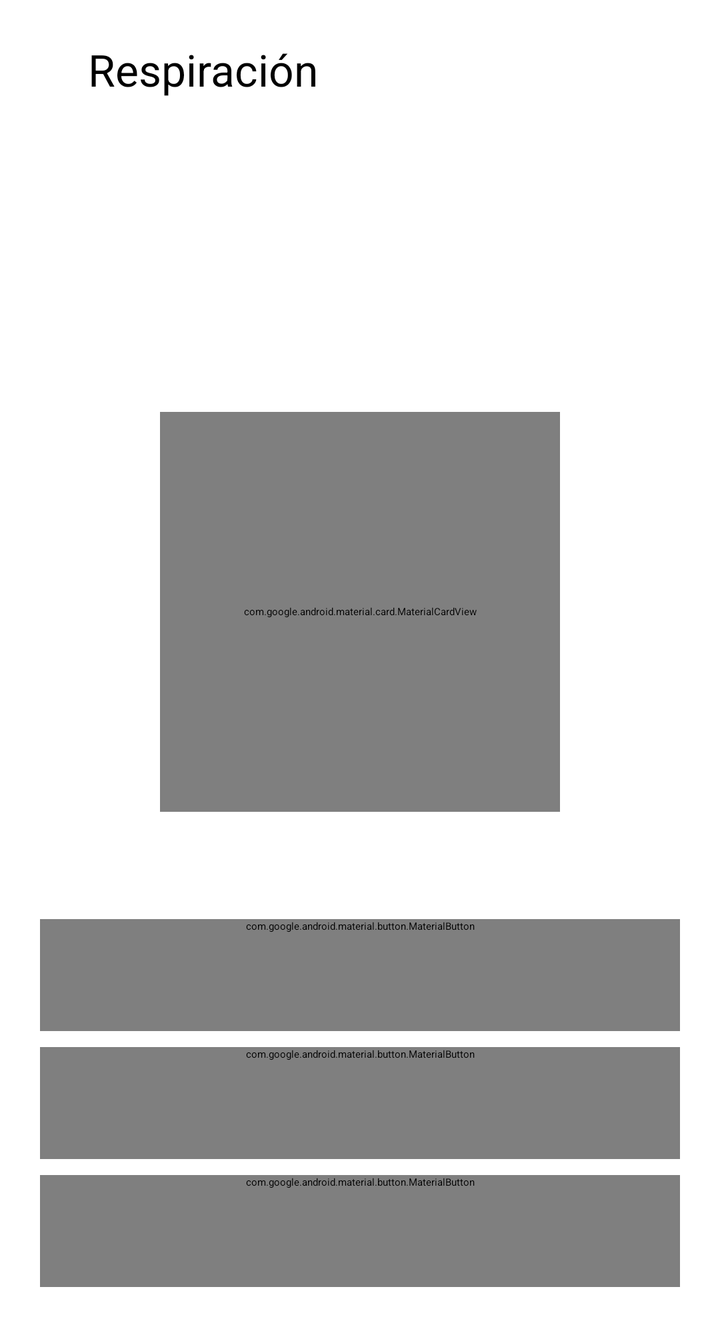
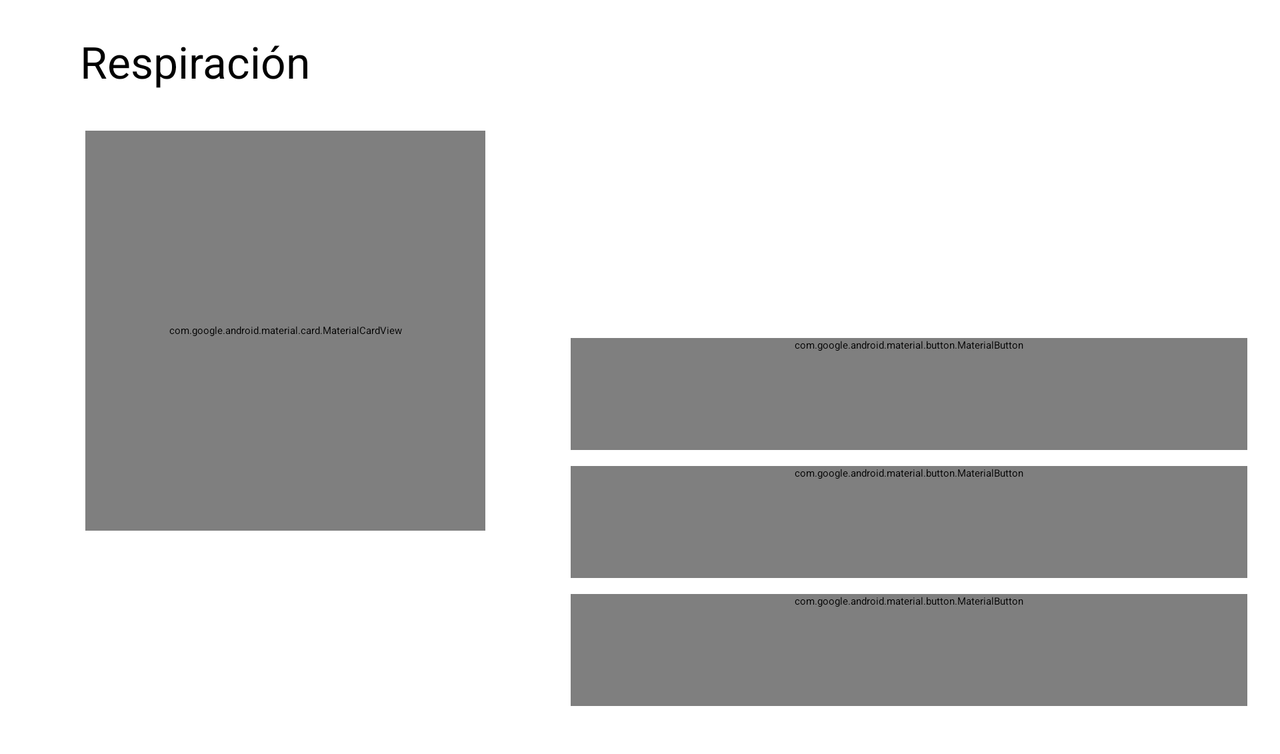

An Android layout and its configuration variant, each rendered on a device that would load it. The default file and the variant file are quoted in full after the pictures.
<!-- AndroidManifest.xml: application theme Theme.Tanken -->
<!-- res/layout/activity_breathing.xml -->
<?xml version='1.0' encoding='utf-8'?>
<androidx.core.widget.NestedScrollView
    xmlns:android="http://schemas.android.com/apk/res/android"
    xmlns:app="http://schemas.android.com/apk/res-auto"
    android:id="@+id/root"
    android:layout_width="match_parent"
    android:layout_height="match_parent"
    android:fillViewport="true">
    <LinearLayout
        android:layout_width="match_parent"
        android:layout_height="wrap_content"
        android:orientation="vertical"
        android:padding="20dp">
        <com.google.android.material.appbar.MaterialToolbar
            android:id="@+id/toolbar"
            android:layout_width="match_parent"
            android:layout_height="wrap_content"
            app:title="@string/breathing_title"
            app:titleTextAppearance="@style/Tanken.Section"
            app:navigationIcon="@drawable/ic_back"
            app:navigationIconTint="?attr/colorOnSurface"
            app:navigationContentDescription="@string/back" />
        <com.google.android.material.textview.MaterialTextView
            android:id="@+id/intro"
            android:layout_width="match_parent"
            android:layout_height="wrap_content"
            android:text="@string/breathing_intro"
            android:textAppearance="@style/Tanken.Body"
            android:layout_marginBottom="12dp" />
        <com.google.android.material.textview.MaterialTextView
            android:id="@+id/phase"
            android:layout_width="match_parent"
            android:layout_height="wrap_content"
            android:text="@string/breathing_ready"
            android:textAppearance="@style/Tanken.Title"
            android:layout_marginBottom="12dp" />
        <FrameLayout
            android:layout_width="match_parent"
            android:layout_height="240dp">
            <com.google.android.material.card.MaterialCardView
                android:id="@+id/orb"
                android:layout_width="200dp"
                android:layout_height="200dp"
                android:layout_gravity="center"
                android:importantForAccessibility="no"
                app:cardCornerRadius="100dp"
                app:cardBackgroundColor="?attr/colorPrimaryContainer"
                app:strokeWidth="0dp" />
        </FrameLayout>
        <com.google.android.material.textview.MaterialTextView
            android:id="@+id/remaining"
            android:layout_width="match_parent"
            android:layout_height="wrap_content"
            android:text="@string/breathing_ready"
            android:textAppearance="@style/Tanken.Body"
            android:layout_marginBottom="12dp" />
        <com.google.android.material.button.MaterialButton
            android:id="@+id/start"
            style="@style/Tanken.Button"
            android:layout_width="match_parent"
            android:layout_height="wrap_content"
            android:text="@string/breathing_start"
        app:icon="@drawable/ic_ms_play_arrow"
        app:iconGravity="textStart"
        app:iconSize="20dp" />
        <com.google.android.material.button.MaterialButton
            android:id="@+id/pause"
            style="@style/Tanken.Button"
            android:layout_width="match_parent"
            android:layout_height="wrap_content"
            android:text="@string/breathing_pause"
        app:icon="@drawable/ic_ms_pause"
        app:iconGravity="textStart"
        app:iconSize="20dp" />
        <com.google.android.material.button.MaterialButton
            android:id="@+id/stop"
            style="@style/Tanken.Button"
            android:layout_width="match_parent"
            android:layout_height="wrap_content"
            android:text="@string/breathing_stop"
        app:icon="@drawable/ic_ms_stop"
        app:iconGravity="textStart"
        app:iconSize="20dp" />
    </LinearLayout>
</androidx.core.widget.NestedScrollView>
<!-- resources referenced by this layout -->
<resources>
  <!-- drawable ic_back (drawable) -->
  <?xml version="1.0" encoding="utf-8"?>
  <vector xmlns:android="http://schemas.android.com/apk/res/android"
      android:width="24dp" android:height="24dp"
      android:viewportWidth="960" android:viewportHeight="960"
      android:autoMirrored="true">
      <group android:translateX="-0" android:translateY="960">
          <path android:fillColor="#FFFFFFFF" android:pathData="m313-440 196 196q12 12 11.5 28T508-188q-12 11-28 11.5T452-188L188-452q-6-6-8.5-13t-2.5-15q0-8 2.5-15t8.5-13l264-264q11-11 27.5-11t28.5 11q12 12 12 28.5T508-715L313-520h447q17 0 28.5 11.5T800-480q0 17-11.5 28.5T760-440H313Z" />
      </group>
  </vector>
  <!-- drawable ic_ms_play_arrow (drawable) -->
  <?xml version="1.0" encoding="utf-8"?>
  <vector xmlns:android="http://schemas.android.com/apk/res/android"
      android:width="24dp" android:height="24dp"
      android:viewportWidth="960" android:viewportHeight="960">
      <group android:translateX="-0" android:translateY="960">
          <path android:fillColor="#FFFFFFFF" android:pathData="M320-273v-414q0-17 12-28.5t28-11.5q5 0 10.5 1.5T381-721l326 207q9 6 13.5 15t4.5 19q0 10-4.5 19T707-446L381-239q-5 3-10.5 4.5T360-233q-16 0-28-11.5T320-273Zm80-207Zm0 134 210-134-210-134v268Z" />
      </group>
  </vector>
  <!-- drawable ic_ms_stop (drawable) -->
  <?xml version="1.0" encoding="utf-8"?>
  <vector xmlns:android="http://schemas.android.com/apk/res/android"
      android:width="24dp" android:height="24dp"
      android:viewportWidth="960" android:viewportHeight="960">
      <group android:translateX="-0" android:translateY="960">
          <path android:fillColor="#FFFFFFFF" android:pathData="M240-320v-320q0-33 23.5-56.5T320-720h320q33 0 56.5 23.5T720-640v320q0 33-23.5 56.5T640-240H320q-33 0-56.5-23.5T240-320Zm80 0h320v-320H320v320Zm160-160Z" />
      </group>
  </vector>
  <string name="back">Volver</string>
  <string name="breathing_intro">Dos minutos a tu ritmo. Inhala y exhala siguiendo la figura, sin retener el aire. Puedes pausar o detener cuando quieras.</string>
  <string name="breathing_pause">Pausar</string>
  <string name="breathing_ready">Cuando estés listo</string>
  <string name="breathing_start">Comenzar</string>
  <string name="breathing_stop">Detener</string>
  <string name="breathing_title">Respiración</string>
  <style name="Tanken.Body" parent="TextAppearance.Material3.BodyLarge" />
  <style name="Tanken.Button" parent="Widget.Material3Expressive.Button">
          <item name="android:minHeight">56dp</item>
          <item name="android:layout_marginBottom">8dp</item>
      </style>
  <style name="Tanken.Section" parent="TextAppearance.Material3.TitleLarge" />
  <style name="Tanken.Title" parent="TextAppearance.Material3.HeadlineLarge">
          <item name="android:textStyle">bold</item>
      </style>
  <style name="Theme.Tanken" parent="Base.Theme.Tanken">
          <item name="textInputStyle">@style/Tanken.TextField</item>
      </style>
  <style name="Base.Theme.Tanken" parent="Theme.Material3Expressive.DayNight.NoActionBar">
          <item name="colorPrimary">#006B63</item>
          <item name="colorOnPrimary">#FFFFFF</item>
          <item name="colorPrimaryContainer">#9CF2E6</item>
          <item name="colorOnPrimaryContainer">#00201D</item>
          <item name="colorSecondaryContainer">#CCE8E1</item>
          <item name="colorOnSecondaryContainer">#07201C</item>
      </style>
  <style name="Tanken.TextField" parent="Widget.Material3.TextInputLayout.OutlinedBox">
          <item name="shapeAppearanceOverlay">@style/ShapeAppearanceOverlay.Tanken.TextField</item>
          <item name="android:layout_marginTop">8dp</item>
          <item name="android:layout_marginBottom">16dp</item>
          <item name="android:minHeight">56dp</item>
      </style>
  <style name="ShapeAppearanceOverlay.Tanken.TextField" parent="">
          <item name="cornerFamily">rounded</item>
          <item name="cornerSize">28dp</item>
      </style>
  <!-- some entries are left out for length -->
</resources>
<!-- res/layout-land/activity_breathing.xml (the repository's variant of the layout above) -->
<!-- drawn on the phone turned sideways -->
<?xml version="1.0" encoding="utf-8"?>
<androidx.core.widget.NestedScrollView
    xmlns:android="http://schemas.android.com/apk/res/android"
    xmlns:app="http://schemas.android.com/apk/res-auto"
    android:id="@+id/root"
    android:layout_width="match_parent"
    android:layout_height="match_parent"
    android:fillViewport="true">
    <LinearLayout
        android:layout_width="match_parent"
        android:layout_height="wrap_content"
        android:orientation="vertical"
        android:padding="16dp">
        <com.google.android.material.appbar.MaterialToolbar
            android:id="@+id/toolbar"
            android:layout_width="match_parent"
            android:layout_height="wrap_content"
            app:title="@string/breathing_title"
            app:titleTextAppearance="@style/Tanken.Section"
            app:navigationIcon="@drawable/ic_back"
            app:navigationIconTint="?attr/colorOnSurface"
            app:navigationContentDescription="@string/back" />
        <LinearLayout
            android:layout_width="match_parent"
            android:layout_height="wrap_content"
            android:orientation="horizontal"
            android:baselineAligned="false">
            <FrameLayout
                android:layout_width="0dp"
                android:layout_height="240dp"
                android:layout_weight="1">
                <com.google.android.material.card.MaterialCardView
                    android:id="@+id/orb"
                    android:layout_width="200dp"
                    android:layout_height="200dp"
                    android:layout_gravity="center"
                    android:importantForAccessibility="no"
                    app:cardCornerRadius="100dp"
                    app:cardBackgroundColor="?attr/colorPrimaryContainer"
                    app:strokeWidth="0dp" />
            </FrameLayout>
            <LinearLayout
                android:layout_width="0dp"
                android:layout_height="wrap_content"
                android:layout_weight="1.4"
                android:orientation="vertical"
                android:paddingStart="16dp"
                android:paddingEnd="0dp">
                <com.google.android.material.textview.MaterialTextView
                    android:id="@+id/intro"
                    android:layout_width="match_parent"
                    android:layout_height="wrap_content"
                    android:text="@string/breathing_intro"
                    android:textAppearance="@style/Tanken.Body" />
                <com.google.android.material.textview.MaterialTextView
                    android:id="@+id/phase"
                    android:layout_width="match_parent"
                    android:layout_height="wrap_content"
                    android:text="@string/breathing_ready"
                    android:textAppearance="@style/Tanken.Title" />
                <com.google.android.material.textview.MaterialTextView
                    android:id="@+id/remaining"
                    android:layout_width="match_parent"
                    android:layout_height="wrap_content"
                    android:text="@string/breathing_ready"
                    android:textAppearance="@style/Tanken.Body" />
                <com.google.android.material.button.MaterialButton
                    android:id="@+id/start"
                    style="@style/Tanken.Button"
                    android:layout_width="match_parent"
                    android:layout_height="wrap_content"
                    android:text="@string/breathing_start"
                    app:icon="@drawable/ic_ms_play_arrow" />
                <com.google.android.material.button.MaterialButton
                    android:id="@+id/pause"
                    style="@style/Tanken.Button"
                    android:layout_width="match_parent"
                    android:layout_height="wrap_content"
                    android:text="@string/breathing_pause"
                    app:icon="@drawable/ic_ms_pause" />
                <com.google.android.material.button.MaterialButton
                    android:id="@+id/stop"
                    style="@style/Tanken.Button"
                    android:layout_width="match_parent"
                    android:layout_height="wrap_content"
                    android:text="@string/breathing_stop"
                    app:icon="@drawable/ic_ms_stop" />
            </LinearLayout>
        </LinearLayout>
    </LinearLayout>
</androidx.core.widget.NestedScrollView>
<!-- resources referenced by the variant -->
<!-- as the phone turned sideways resolves them -->
<resources>
  <!-- drawable ic_back (drawable) -->
  <?xml version="1.0" encoding="utf-8"?>
  <vector xmlns:android="http://schemas.android.com/apk/res/android"
      android:width="24dp" android:height="24dp"
      android:viewportWidth="960" android:viewportHeight="960"
      android:autoMirrored="true">
      <group android:translateX="-0" android:translateY="960">
          <path android:fillColor="#FFFFFFFF" android:pathData="m313-440 196 196q12 12 11.5 28T508-188q-12 11-28 11.5T452-188L188-452q-6-6-8.5-13t-2.5-15q0-8 2.5-15t8.5-13l264-264q11-11 27.5-11t28.5 11q12 12 12 28.5T508-715L313-520h447q17 0 28.5 11.5T800-480q0 17-11.5 28.5T760-440H313Z" />
      </group>
  </vector>
  <!-- drawable ic_ms_play_arrow (drawable) -->
  <?xml version="1.0" encoding="utf-8"?>
  <vector xmlns:android="http://schemas.android.com/apk/res/android"
      android:width="24dp" android:height="24dp"
      android:viewportWidth="960" android:viewportHeight="960">
      <group android:translateX="-0" android:translateY="960">
          <path android:fillColor="#FFFFFFFF" android:pathData="M320-273v-414q0-17 12-28.5t28-11.5q5 0 10.5 1.5T381-721l326 207q9 6 13.5 15t4.5 19q0 10-4.5 19T707-446L381-239q-5 3-10.5 4.5T360-233q-16 0-28-11.5T320-273Zm80-207Zm0 134 210-134-210-134v268Z" />
      </group>
  </vector>
  <!-- drawable ic_ms_stop (drawable) -->
  <?xml version="1.0" encoding="utf-8"?>
  <vector xmlns:android="http://schemas.android.com/apk/res/android"
      android:width="24dp" android:height="24dp"
      android:viewportWidth="960" android:viewportHeight="960">
      <group android:translateX="-0" android:translateY="960">
          <path android:fillColor="#FFFFFFFF" android:pathData="M240-320v-320q0-33 23.5-56.5T320-720h320q33 0 56.5 23.5T720-640v320q0 33-23.5 56.5T640-240H320q-33 0-56.5-23.5T240-320Zm80 0h320v-320H320v320Zm160-160Z" />
      </group>
  </vector>
  <string name="back">Volver</string>
  <string name="breathing_intro">Dos minutos a tu ritmo. Inhala y exhala siguiendo la figura, sin retener el aire. Puedes pausar o detener cuando quieras.</string>
  <string name="breathing_pause">Pausar</string>
  <string name="breathing_ready">Cuando estés listo</string>
  <string name="breathing_start">Comenzar</string>
  <string name="breathing_stop">Detener</string>
  <string name="breathing_title">Respiración</string>
  <style name="Tanken.Body" parent="TextAppearance.Material3.BodyLarge" />
  <style name="Tanken.Button" parent="Widget.Material3Expressive.Button">
          <item name="android:minHeight">56dp</item>
          <item name="android:layout_marginBottom">8dp</item>
      </style>
  <style name="Tanken.Section" parent="TextAppearance.Material3.TitleLarge" />
  <!-- from res/values-land/ -->
  <style name="Tanken.Title" parent="TextAppearance.Material3.HeadlineSmall">
          <item name="android:textStyle">bold</item>
      </style>
  <style name="Theme.Tanken" parent="Base.Theme.Tanken">
          <item name="textInputStyle">@style/Tanken.TextField</item>
      </style>
  <style name="Base.Theme.Tanken" parent="Theme.Material3Expressive.DayNight.NoActionBar">
          <item name="colorPrimary">#006B63</item>
          <item name="colorOnPrimary">#FFFFFF</item>
          <item name="colorPrimaryContainer">#9CF2E6</item>
          <item name="colorOnPrimaryContainer">#00201D</item>
          <item name="colorSecondaryContainer">#CCE8E1</item>
          <item name="colorOnSecondaryContainer">#07201C</item>
      </style>
  <style name="Tanken.TextField" parent="Widget.Material3.TextInputLayout.OutlinedBox">
          <item name="shapeAppearanceOverlay">@style/ShapeAppearanceOverlay.Tanken.TextField</item>
          <item name="android:layout_marginTop">8dp</item>
          <item name="android:layout_marginBottom">16dp</item>
          <item name="android:minHeight">56dp</item>
      </style>
  <style name="ShapeAppearanceOverlay.Tanken.TextField" parent="">
          <item name="cornerFamily">rounded</item>
          <item name="cornerSize">28dp</item>
      </style>
  <!-- some entries are left out for length -->
</resources>
